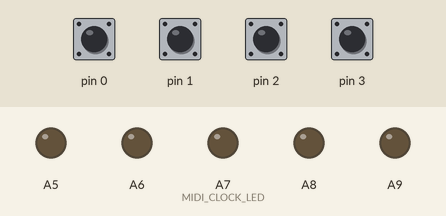
This sketch was run on a simulated Teensy 4. On the bench: output pins drawn as LEDs (lit = HIGH). The test bench sets the inputs (shaded band); at power-on: pin 0–3 HIGH.

Above: at 1.2 s.
1.3 s: pin 0 pulled LOW for 0.15 s
At 1.38 s:
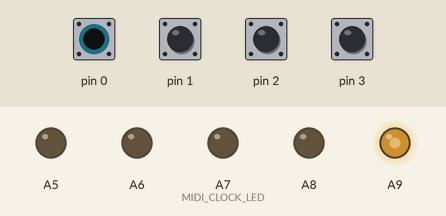
2.9 s: pin 1 pulled LOW for 0.15 s
At 4.1 s:
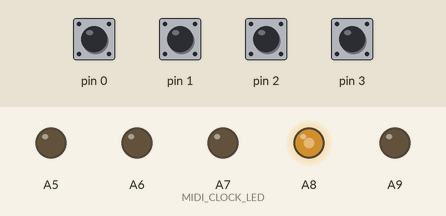
4.5 s: pin 2 pulled LOW for 0.15 s
At 5.4 s:
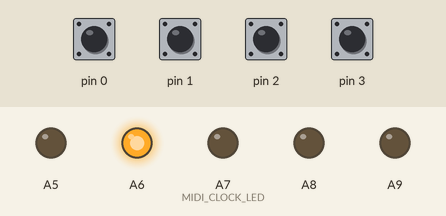
6.1 s: pin 3 pulled LOW for 0.15 s
At 6.18 s:
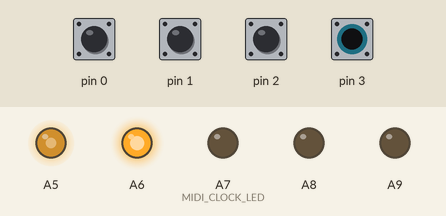
7.7 s: pin 0 pulled LOW for 1 s
At 8.5 s:
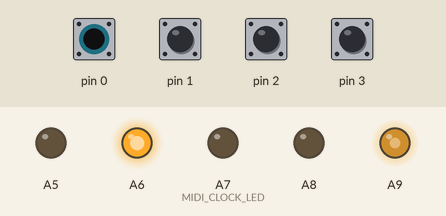
10.2 s: pin 1 pulled LOW for 1 s
At 10.9 s:
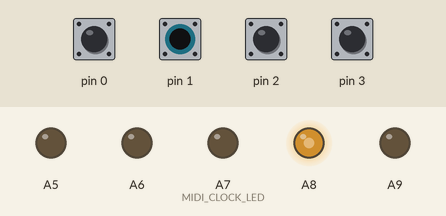
Timing chart, 0 to 13.2 s (numbered marks = the images above; inputs shaded):
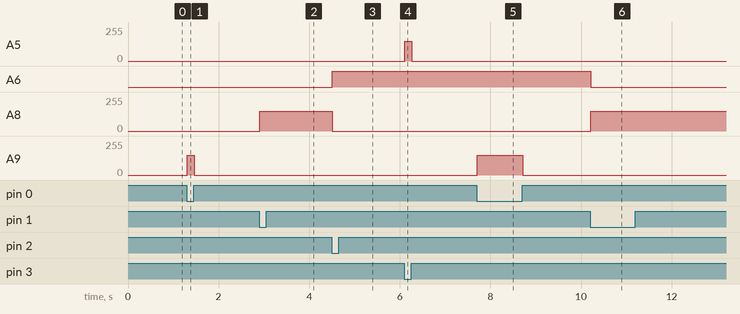

The sketch:

MIDIPedal.ino.ino
```cpp
#include <Bounce.h>

#define MIDI_CHANNEL        1
#define MIDI_CLOCK          248
#define MIDI_START          250
#define MIDI_CONTINUE       251
#define MIDI_STOP           252
#define PULSES_PER_QUARTER  24

#define NUM_PEDAL_SWITCHES  4

#define MIDI_CLOCK_LED      21

#define LED_BRIGHTNESS      150

#define BOUNCE_TIME         10

int midi_counter(0);

class PEDAL_SWITCH
{
  int                   m_pedal_pin;
  int                   m_led_pin;
  int                   m_midi_cc;
  bool                  m_is_toggle;
  bool                  m_is_active;
  bool                  m_led_is_toggle;    // allow led to toggle even if setup for momentary for midi purposes (to allow for Ableton Arm needing momentary even though it's really a toggle)
  bool                  m_led_active;
  int                   m_sister_led_index;

  Bounce                m_bounce;


  public:

  PEDAL_SWITCH( int pedal_pin, int led_pin, int midi_cc, bool is_toggle, bool led_is_toggle, int sister_led_index = -1 ) :
    m_pedal_pin( pedal_pin ),
    m_led_pin( led_pin ),
    m_midi_cc( midi_cc ),
    m_is_toggle( is_toggle ),
    m_is_active( false ),
    m_led_is_toggle( led_is_toggle ),
    m_led_active( false ),
    m_sister_led_index( sister_led_index ),
    m_bounce( pedal_pin, BOUNCE_TIME )
  {
  }

  bool led_active() const
  {
    return m_led_active;
  }

  int sister_led_index() const
  {
    return m_sister_led_index;
  }

  void deactivate_led()
  {
    m_led_active = false;

    analogWrite( m_led_pin, 0 );
  }

  void setup()
  {
    pinMode( m_pedal_pin, INPUT_PULLUP );
    pinMode( m_led_pin, OUTPUT );
  }

  void update()
  {
    bool prev_led_state = m_led_active;

    m_bounce.update();

    if( m_bounce.fallingEdge() )
    {
       // update midi
       if( m_is_toggle )
       {
        m_is_active = !m_is_active;

        if( m_is_active )
        {
          usbMIDI.sendControlChange( m_midi_cc, 127, MIDI_CHANNEL );
        }
        else
        {
          usbMIDI.sendControlChange( m_midi_cc, 0, MIDI_CHANNEL );
        }
       }
       else
       {
         m_is_active = true;
         usbMIDI.sendControlChange( m_midi_cc, 127, MIDI_CHANNEL );
       }

       // update led state
       if( m_led_is_toggle )
       {
        m_led_active = !m_led_active;
       }
       else
       {
         m_led_active = true;
       }
    }
    else if( m_bounce.risingEdge() )
    {
      if( !m_is_toggle )
      {
        m_is_active = false;

        usbMIDI.sendControlChange( m_midi_cc, 0, MIDI_CHANNEL );
      }

      if( !m_led_is_toggle )
      {
        m_led_active = false;
      }
    }

    if( prev_led_state != m_led_active )
    {
      if( m_led_active )
      {
        analogWrite( m_led_pin, LED_BRIGHTNESS );
      }
      else
      {
        analogWrite( m_led_pin, 0 );
      }
    }
  }
};

PEDAL_SWITCH pedals[ NUM_PEDAL_SWITCHES ] = { PEDAL_SWITCH( 0, 23, 16, false, false ),
                                              PEDAL_SWITCH( 1, 22, 17, false, true, 2 ),
                                              PEDAL_SWITCH( 2, 20, 18, false, true, 1 ),
                                              PEDAL_SWITCH( 3, 19, 19, false, false ) };

void setup()
{
  pinMode( MIDI_CLOCK_LED, OUTPUT );

  for( int i = 0; i < NUM_PEDAL_SWITCHES; ++i )
  {
    PEDAL_SWITCH& pedal = pedals[i];
    pedal.setup();
  }

  usbMIDI.setHandleRealTimeSystem( midi_real_time_event );

  midi_counter = 0;
}

void midi_real_time_event( byte data )
{
  switch( data )
  {
    case MIDI_CLOCK:
    {
      ++midi_counter;

      if( midi_counter == PULSES_PER_QUARTER )
      {
        midi_counter = 0;
        digitalWrite( MIDI_CLOCK_LED, HIGH );
      }
      else if( midi_counter == PULSES_PER_QUARTER / 2 )
      {
        digitalWrite( MIDI_CLOCK_LED, LOW );
      }

      break;
    }
    case MIDI_START:
    case MIDI_CONTINUE:
    {
      midi_counter = 0;

      digitalWrite( MIDI_CLOCK_LED, LED_BRIGHTNESS );

      break;
    }
    case MIDI_STOP:
    {
      digitalWrite( MIDI_CLOCK_LED, 0 );

      break;
    }
  }
}

void loop()
{
  usbMIDI.read();

  for( int i = 0; i < NUM_PEDAL_SWITCHES; ++i )
  {
    PEDAL_SWITCH& pedal = pedals[i];

    pedal.update();

    if( pedal.led_active() && pedal.sister_led_index() != -1 )
    {
      PEDAL_SWITCH& sister_pedal = pedals[ pedal.sister_led_index() ];
      sister_pedal.deactivate_led();
    }
  }
}
```

Measured:
- after the input at 1.3 s, A9: 0/255 → 150/255 at once, → 0/255 0.15 s later
- after the input at 2.9 s, A8: 0/255 → 150/255 at once
- after the input at 4.5 s, A6: LOW → HIGH at once; A8: 150/255 → 0/255 at once
- after the input at 6.1 s, A5: 0/255 → 150/255 at once, → 0/255 0.15 s later
- after the input at 7.7 s, A9: 0/255 → 150/255 at once, → 0/255 1.0 s later
- after the input at 10.2 s, A6: HIGH → LOW at once; A8: 0/255 → 150/255 at once
